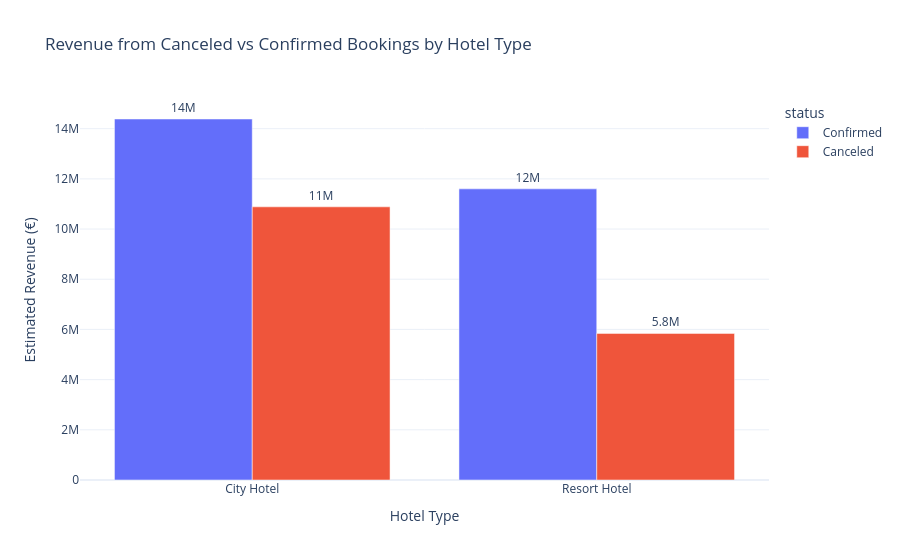

The notebook cell this image was saved under:
### Code cell
fig = px.bar(df_rev, 
             x='hotel', 
             y='estimated_revenue', 
             color='status',
             barmode='group',
             title='Revenue from Canceled vs Confirmed Bookings by Hotel Type',
             labels={'estimated_revenue': 'Estimated Revenue (€)', 'hotel': 'Hotel Type'},
             text='estimated_revenue', 
             template='plotly_white')

fig.update_traces(texttemplate='%{text:.2s}', textposition='outside') 
fig.show()

### Figure 1 — Plotly figure (JSON) as saved in the notebook; plotly's stock layout.template omitted (floating-point values rounded to 4 significant figures)
{"data": [{"alignmentgroup": "True", "hovertemplate": "status=Confirmed<br>Hotel Type=%{x}<br>Estimated Revenue (€)=%{text}<extra></extra>", "legendgroup": "Confirmed", "marker": {"color": "#636efa", "pattern": {"shape": ""}}, "name": "Confirmed", "offsetgroup": "Confirmed", "orientation": "v", "showlegend": true, "text": [14390000.0, 11600000.0], "textposition": "outside", "texttemplate": "%{text:.2s}", "type": "bar", "x": ["City Hotel", "Resort Hotel"], "xaxis": "x", "y": [14390000.0, 11600000.0], "yaxis": "y"}, {"alignmentgroup": "True", "hovertemplate": "status=Canceled<br>Hotel Type=%{x}<br>Estimated Revenue (€)=%{text}<extra></extra>", "legendgroup": "Canceled", "marker": {"color": "#EF553B", "pattern": {"shape": ""}}, "name": "Canceled", "offsetgroup": "Canceled", "orientation": "v", "showlegend": true, "text": [10890000.0, 5842000.0], "textposition": "outside", "texttemplate": "%{text:.2s}", "type": "bar", "x": ["City Hotel", "Resort Hotel"], "xaxis": "x", "y": [10890000.0, 5842000.0], "yaxis": "y"}], "layout": {"barmode": "group", "legend": {"title": {"text": "status"}, "tracegroupgap": 0}, "title": {"text": "Revenue from Canceled vs Confirmed Bookings by Hotel Type"}, "xaxis": {"anchor": "y", "domain": [0, 1], "title": {"text": "Hotel Type"}}, "yaxis": {"anchor": "x", "domain": [0, 1], "title": {"text": "Estimated Revenue (€)"}}}}
